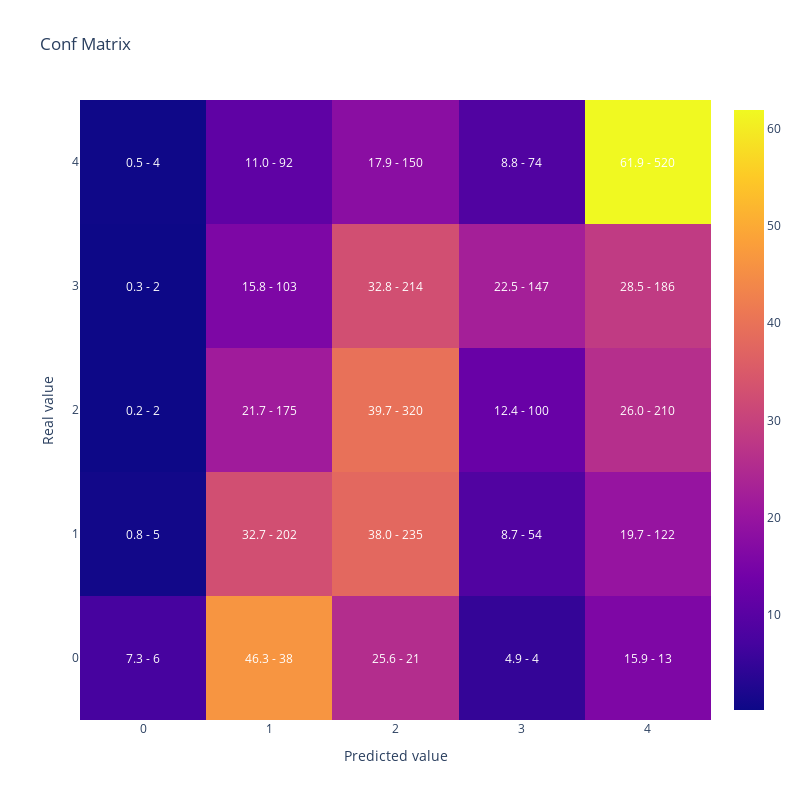

The notebook cell saved with this chart:
### Code cell
#Obtengo las predicciones sobre el set de test. El modelo me da una lista de probabilidades para cada clase y tomo la clase con mayor probabilidad con la funcion argmax
y_pred = lgb_model1.predict(X_test).argmax(axis=1)

#Calculo el Kappa
print(cohen_kappa_score(y_test,y_pred, weights = 'quadratic'))

#Muestro la matriz de confusión
display(plot_confusion_matrix(y_test,y_pred))

### Figure 1 — Plotly figure (JSON) as saved in the notebook; plotly's stock layout.template omitted (floating-point values rounded to 4 significant figures)
{"data": [{"type": "heatmap", "x": [0, 1, 2, 3, 4], "y": [0, 1, 2, 3, 4], "z": [[7.317, 46.34, 25.61, 4.878, 15.85], [0.8091, 32.69, 38.03, 8.738, 19.74], [0.2478, 21.69, 39.65, 12.39, 26.02], [0.3067, 15.8, 32.82, 22.55, 28.53], [0.4762, 10.95, 17.86, 8.81, 61.9]]}], "layout": {"annotations": [{"font": {"color": "white"}, "showarrow": false, "text": "7.3 - 6", "x": 0, "xref": "x", "y": 0, "yref": "y"}, {"font": {"color": "white"}, "showarrow": false, "text": "46.3 - 38", "x": 1, "xref": "x", "y": 0, "yref": "y"}, {"font": {"color": "white"}, "showarrow": false, "text": "25.6 - 21", "x": 2, "xref": "x", "y": 0, "yref": "y"}, {"font": {"color": "white"}, "showarrow": false, "text": "4.9 - 4", "x": 3, "xref": "x", "y": 0, "yref": "y"}, {"font": {"color": "white"}, "showarrow": false, "text": "15.9 - 13", "x": 4, "xref": "x", "y": 0, "yref": "y"}, {"font": {"color": "white"}, "showarrow": false, "text": "0.8 - 5", "x": 0, "xref": "x", "y": 1, "yref": "y"}, {"font": {"color": "white"}, "showarrow": false, "text": "32.7 - 202", "x": 1, "xref": "x", "y": 1, "yref": "y"}, {"font": {"color": "white"}, "showarrow": false, "text": "38.0 - 235", "x": 2, "xref": "x", "y": 1, "yref": "y"}, {"font": {"color": "white"}, "showarrow": false, "text": "8.7 - 54", "x": 3, "xref": "x", "y": 1, "yref": "y"}, {"font": {"color": "white"}, "showarrow": false, "text": "19.7 - 122", "x": 4, "xref": "x", "y": 1, "yref": "y"}, {"font": {"color": "white"}, "showarrow": false, "text": "0.2 - 2", "x": 0, "xref": "x", "y": 2, "yref": "y"}, {"font": {"color": "white"}, "showarrow": false, "text": "21.7 - 175", "x": 1, "xref": "x", "y": 2, "yref": "y"}, {"font": {"color": "white"}, "showarrow": false, "text": "39.7 - 320", "x": 2, "xref": "x", "y": 2, "yref": "y"}, {"font": {"color": "white"}, "showarrow": false, "text": "12.4 - 100", "x": 3, "xref": "x", "y": 2, "yref": "y"}, {"font": {"color": "white"}, "showarrow": false, "text": "26.0 - 210", "x": 4, "xref": "x", "y": 2, "yref": "y"}, {"font": {"color": "white"}, "showarrow": false, "text": "0.3 - 2", "x": 0, "xref": "x", "y": 3, "yref": "y"}, {"font": {"color": "white"}, "showarrow": false, "text": "15.8 - 103", "x": 1, "xref": "x", "y": 3, "yref": "y"}, {"font": {"color": "white"}, "showarrow": false, "text": "32.8 - 214", "x": 2, "xref": "x", "y": 3, "yref": "y"}, {"font": {"color": "white"}, "showarrow": false, "text": "22.5 - 147", "x": 3, "xref": "x", "y": 3, "yref": "y"}, {"font": {"color": "white"}, "showarrow": false, "text": "28.5 - 186", "x": 4, "xref": "x", "y": 3, "yref": "y"}, {"font": {"color": "white"}, "showarrow": false, "text": "0.5 - 4", "x": 0, "xref": "x", "y": 4, "yref": "y"}, {"font": {"color": "white"}, "showarrow": false, "text": "11.0 - 92", "x": 1, "xref": "x", "y": 4, "yref": "y"}, {"font": {"color": "white"}, "showarrow": false, "text": "17.9 - 150", "x": 2, "xref": "x", "y": 4, "yref": "y"}, {"font": {"color": "white"}, "showarrow": false, "text": "8.8 - 74", "x": 3, "xref": "x", "y": 4, "yref": "y"}, {"font": {"color": "white"}, "showarrow": false, "text": "61.9 - 520", "x": 4, "xref": "x", "y": 4, "yref": "y"}], "height": 800, "title": {"text": "Conf Matrix"}, "width": 800, "xaxis": {"title": {"text": "Predicted value"}}, "yaxis": {"title": {"text": "Real value"}}}}
